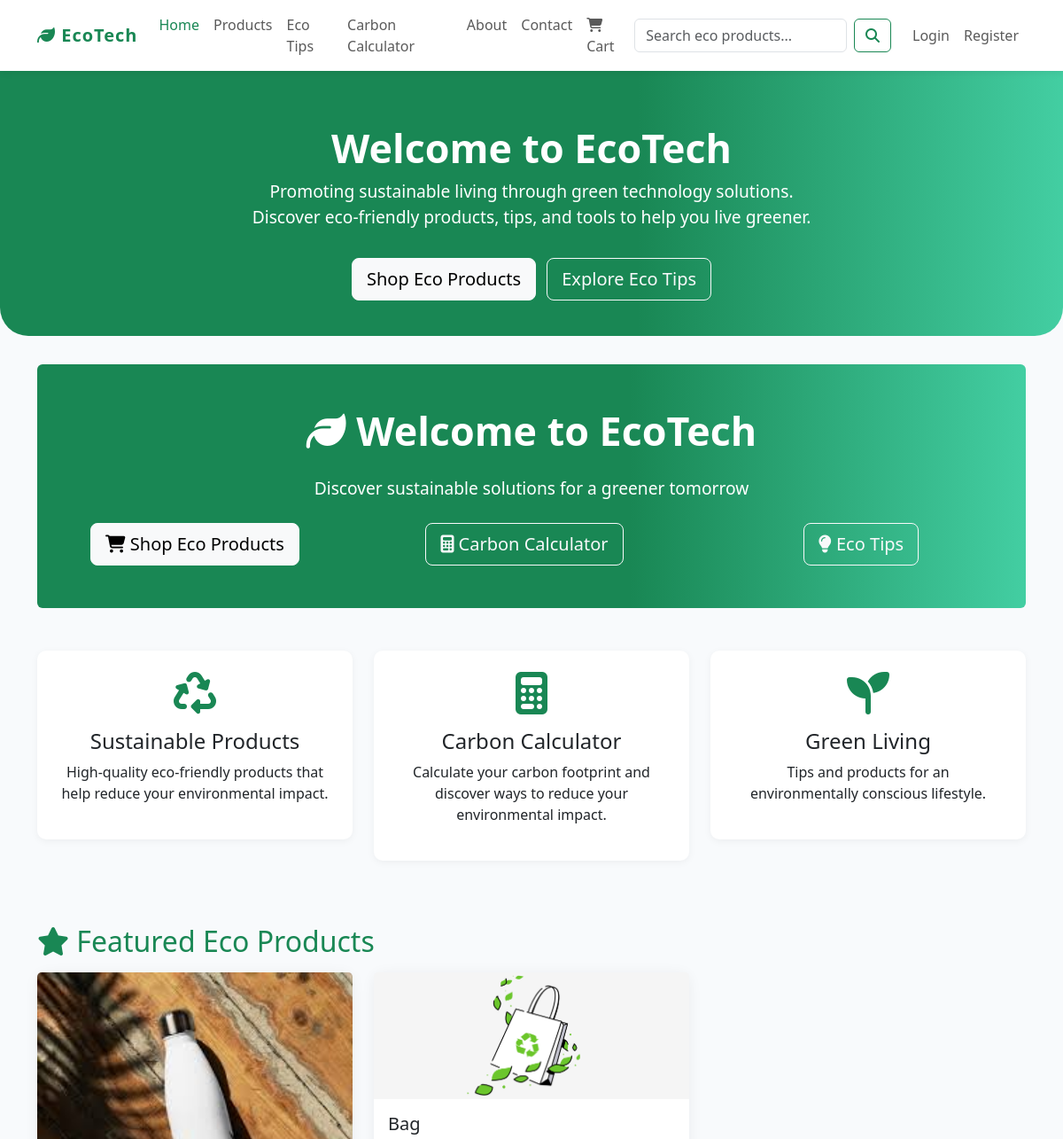
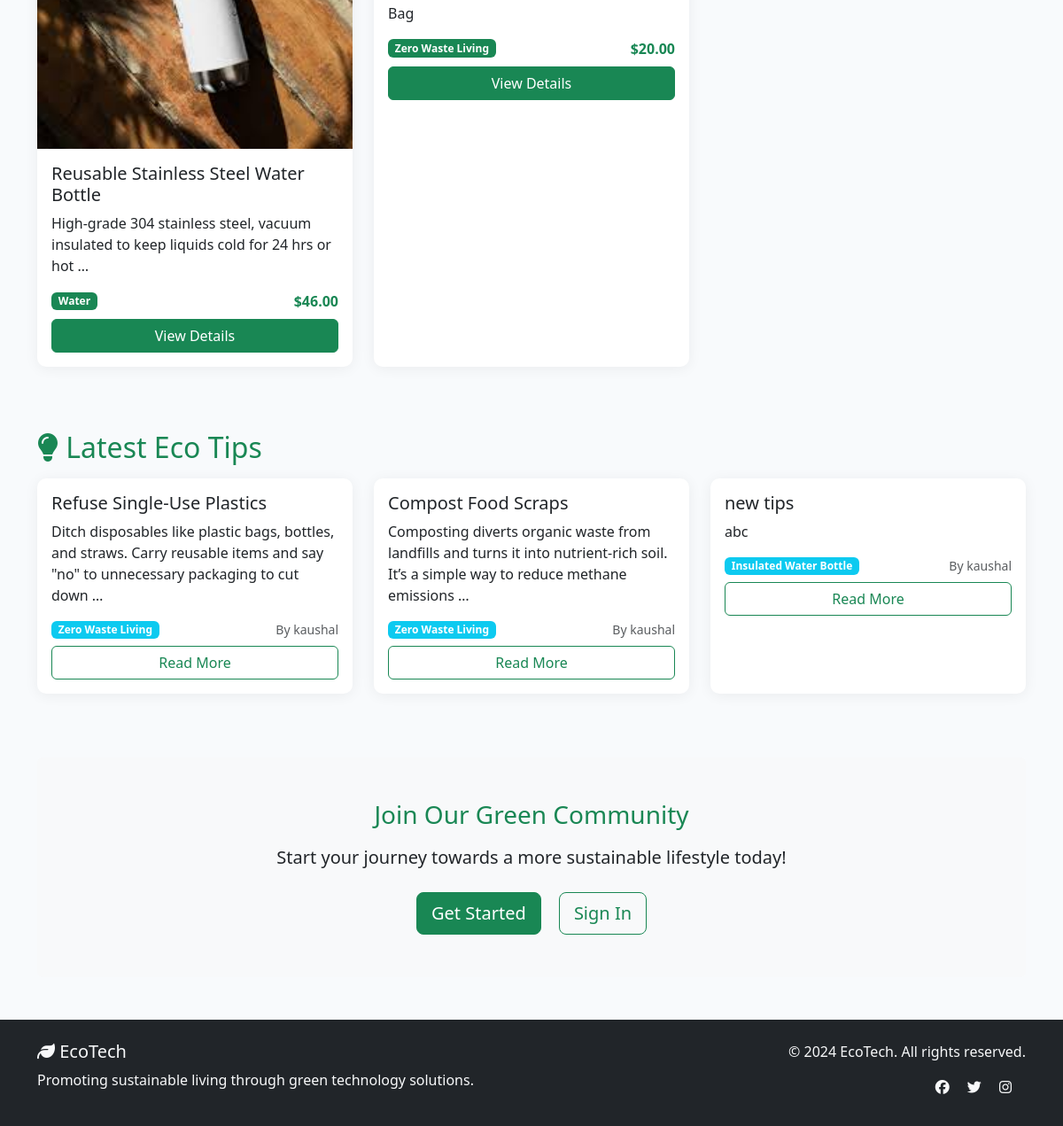
The page / on the database its author committed (2 pictures, top to bottom).
### env_app/models.py (models this page shows, shortened)
class EcoProduct(models.Model):
    name = models.CharField(max_length=200)
    description = models.TextField()
    price = models.DecimalField(max_digits=10, decimal_places=2)
    category = models.CharField(max_length=100)
    image = models.ImageField(upload_to='products/', null=True, blank=True)
    is_eco_friendly = models.BooleanField(default=True)
    created_at = models.DateTimeField(auto_now_add=True)

class EcoTip(models.Model):
    title = models.CharField(max_length=200)
    content = models.TextField()
    category = models.CharField(max_length=100)
    author = models.ForeignKey(User, on_delete=models.CASCADE)
    created_at = models.DateTimeField(auto_now_add=True)
    image = models.ImageField(upload_to='eco_tips/', null=True, blank=True)  # Now optional

### env_app/views.py (the view)
# urls.py: path('', HomeView.as_view(), name='home'),
class HomeView(TemplateView):
    template_name = 'home.html'
    def get_context_data(self, **kwargs):
        context = super().get_context_data(**kwargs)
        context['products'] = EcoProduct.objects.all()[:6]
        context['tips'] = EcoTip.objects.all()[:3]
        request = self.request
        if request.user.is_authenticated:
            UserHistory.objects.create(
                user=request.user,
                page_visited='Home',
                session_id=request.session.session_key
            )
        return context

### env_app/context_processors.py (called while the page is built)
def cart_count(request):
    cart = request.session.get('cart', {})
    count = sum(item['quantity'] for item in cart.values())
    return {'cart_count': count}

### templates/home.html (shortened to what this page needs)
{% extends 'base.html' %}
{% block content %}
<div class="hero-section text-center py-5 bg-success text-white rounded">
    <div class="container">
        <h1 class="display-4 mb-4">
            <i class="fas fa-leaf"></i> Welcome to EcoTech
        </h1>
        <p class="lead mb-4">Discover sustainable solutions for a greener tomorrow</p>
        <div class="row">
            <div class="col-md-4">
                <a href="{% url 'product_list' %}" class="btn btn-light btn-lg me-3">
                    <i class="fas fa-shopping-cart"></i> Shop Eco Products
                </a>
            </div>
            <div class="col-md-4">
                <a href="{% url 'sustainability_calculator' %}" class="btn btn-outline-light btn-lg me-3">
                    <i class="fas fa-calculator"></i> Carbon Calculator
                </a>
            </div>
            <div class="col-md-4">
                <a href="{% url 'eco_tips' %}" class="btn btn-outline-light btn-lg">
                    <i class="fas fa-lightbulb"></i> Eco Tips
                </a>
            </div>
        </div>
    </div>
</div>
<div class="row mt-5">
    <div class="col-md-4 text-center mb-4">
        <div class="feature-card p-4">
            <i class="fas fa-recycle fa-3x text-success mb-3"></i>
            <h4>Sustainable Products</h4>
            <p>High-quality eco-friendly products that help reduce your environmental impact.</p>
        </div>
    </div>
    <div class="col-md-4 text-center mb-4">
        <div class="feature-card p-4">
            <i class="fas fa-calculator fa-3x text-success mb-3"></i>
            <h4>Carbon Calculator</h4>
            <p>Calculate your carbon footprint and discover ways to reduce your environmental impact.</p>
        </div>
    </div>
    <div class="col-md-4 text-center mb-4">
        <div class="feature-card p-4">
            <i class="fas fa-seedling fa-3x text-success mb-3"></i>
            <h4>Green Living</h4>
            <p>Tips and products for an environmentally conscious lifestyle.</p>
        </div>
    </div>
</div>
<h2 class="mt-5 mb-3 text-success">
    <i class="fas fa-star"></i> Featured Eco Products
</h2>
<div class="row">
    {% for product in products %}
    <div class="col-md-4 mb-4">
        <div class="card h-100 product-card">
            {% if product.image %}
            <img src="{{ product.image.url }}" class="card-img-top" alt="{{ product.name }}">
            {% else %}
            <img src="/static/images/default-product.jpg" class="card-img-top" alt="Eco Product">
            {% endif %}
            <div class="card-body">
                <h5 class="card-title">{{ product.name }}</h5>
                <p class="card-text">{{ product.description|truncatewords:15 }}</p>
                <div class="d-flex justify-content-between align-items-center">
                    <span class="badge bg-success">{{ product.category }}</span>
                    <span class="text-success fw-bold">${{ product.price }}</span>
                </div>
                <a href="{% url 'product_detail' product.pk %}" class="btn btn-success mt-2 w-100">View Details</a>
            </div>
        </div>
    </div>
    {% empty %}
    <div class="col-12 text-center">
        <p class="text-muted">No products available at the moment.</p>
    </div>
    {% endfor %}
</div>
<h2 class="mt-5 mb-3 text-success">
    <i class="fas fa-lightbulb"></i> Latest Eco Tips
</h2>
<div class="row">
    {% for tip in tips %}
    <div class="col-md-4 mb-4">
        <div class="card h-100 tip-card">
            <div class="card-body">
                <h5 class="card-title">{{ tip.title }}</h5>
                <p class="card-text">{{ tip.content|truncatewords:20 }}</p>
                <div class="d-flex justify-content-between align-items-center">
                    <span class="badge bg-info">{{ tip.category }}</span>
                    <small class="text-muted">By {{ tip.author.username }}</small>
                </div>
                <a href="{% url 'eco_tips' %}" class="btn btn-outline-success mt-2 w-100">Read More</a>
            </div>
        </div>
    </div>
    {% empty %}
    <div class="col-12 text-center">
        <p class="text-muted">No tips available at the moment.</p>
    </div>
    {% endfor %}
</div>
<div class="row mt-5">
    <div class="col-12">
        <div class="bg-light p-5 rounded text-center">
            <h3 class="text-success mb-3">Join Our Green Community</h3>
            <p class="lead mb-4">Start your journey towards a more sustainable lifestyle today!</p>
            {% if not user.is_authenticated %}
            <a href="{% url 'register' %}" class="btn btn-success btn-lg me-3">Get Started</a>
            <a href="{% url 'login' %}" class="btn btn-outline-success btn-lg">Sign In</a>
            {% else %}
            <a href="{% url 'dashboard' %}" class="btn btn-success btn-lg me-3">Go to Dashboard</a>
            <a href="{% url 'upload' %}" class="btn btn-outline-success btn-lg">Share Your Story</a>
            {% endif %}
        </div>
    </div>
</div>
{% endblock %}

### templates/base.html (shortened to what this page needs)
<!DOCTYPE html>
<html lang="en">
<head>
    <link href="https://cdn.jsdelivr.net/npm/bootstrap@5.3.2/dist/css/bootstrap.min.css" rel="stylesheet">
    <link href="https://cdnjs.cloudflare.com/ajax/libs/font-awesome/6.4.2/css/all.min.css" rel="stylesheet">
    <link href="/static/css/style.css" rel="stylesheet">
</head>
<body>
    <nav class="navbar navbar-expand-lg navbar-light bg-white sticky-top" role="navigation" aria-label="Main navigation">
        <div class="container">
            <a class="navbar-brand text-success" href="{% url 'home' %}">
                <i class="fas fa-leaf"></i> EcoTech
            </a>
            <div class="collapse navbar-collapse" id="navbarNav">
                <ul class="navbar-nav me-auto mb-2 mb-lg-0" role="menubar">
                    <li class="nav-item" role="none">
                        <a class="nav-link {% if request.resolver_match.url_name == 'home' %}active{% endif %}" href="{% url 'home' %}" role="menuitem" {% if request.resolver_match.url_name == 'home' %}aria-current="page"{% endif %}>Home</a>
                    </li>
                    {% if user.is_authenticated %}
                        <li class="nav-item" role="none">
                            <a class="nav-link {% if request.resolver_match.url_name == 'product_list' %}active{% endif %}" href="{% url 'product_list' %}" role="menuitem" {% if request.resolver_match.url_name == 'product_list' %}aria-current="page"{% endif %}>Products</a>
                        </li>
                        <li class="nav-item" role="none">
                            <a class="nav-link {% if request.resolver_match.url_name == 'eco_tips' %}active{% endif %}" href="{% url 'eco_tips' %}" role="menuitem" {% if request.resolver_match.url_name == 'eco_tips' %}aria-current="page"{% endif %}>Eco Tips</a>
                        </li>
                        <li class="nav-item" role="none">
                            <a class="nav-link {% if request.resolver_match.url_name == 'sustainability_calculator' %}active{% endif %}" href="{% url 'sustainability_calculator' %}" role="menuitem" {% if request.resolver_match.url_name == 'sustainability_calculator' %}aria-current="page"{% endif %}>Carbon Calculator</a>
                        </li>
                    {% else %}
                        <li class="nav-item" role="none">
                            <a class="nav-link" href="{% url 'login' %}?next={% url 'product_list' %}" role="menuitem">Products</a>
                        </li>
                        <li class="nav-item" role="none">
                            <a class="nav-link" href="{% url 'eco_tips' %}" role="menuitem">Eco Tips</a>
                        </li>
                        <li class="nav-item" role="none">
                            <a class="nav-link" href="{% url 'login' %}?next={% url 'sustainability_calculator' %}" role="menuitem">Carbon Calculator</a>
                        </li>
                    {% endif %}
                    <li class="nav-item" role="none">
                        <a class="nav-link" href="{% url 'about' %}" role="menuitem">About</a>
                    </li>
                    <li class="nav-item" role="none">
                        <a class="nav-link" href="{% url 'contact' %}" role="menuitem">Contact</a>
                    </li>
                    <li class="nav-item" role="none">
                        <a class="nav-link position-relative" href="{% url 'cart_view' %}" role="menuitem" {% if request.resolver_match.url_name == 'cart_view' %}aria-current="page"{% endif %} aria-label="Shopping cart">
                            <i class="fas fa-shopping-cart" aria-hidden="true"></i> Cart
                        </a>
                    </li>
                </ul>
                <form class="d-flex me-3" method="GET" action="{% url 'search' %}" role="search" aria-label="Site search">
                    <input class="form-control me-2" type="search" name="q" placeholder="Search eco products..." aria-label="Search eco products">
                    <button class="btn btn-outline-success" type="submit">
                        <i class="fas fa-search" aria-hidden="true"></i>
                    </button>
                </form>
                <ul class="navbar-nav mb-2 mb-lg-0">
                    {% if user.is_authenticated %}
                        <li class="nav-item dropdown" role="none">
                            <a class="nav-link dropdown-toggle" href="#" id="navbarDropdown" role="button" data-bs-toggle="dropdown" aria-expanded="false">
                                <i class="fas fa-user" aria-hidden="true"></i> {{ user.username }}
                            </a>
                            <ul class="dropdown-menu" aria-labelledby="navbarDropdown">
                                <li><a class="dropdown-item" href="{% url 'dashboard' %}">Dashboard</a></li>
                                <li><a class="dropdown-item" href="{% url 'upload' %}">Upload</a></li>
                                <li><a class="dropdown-item" href="{% url 'history' %}">History</a></li>
                                <li><hr class="dropdown-divider"></li>
                                <li><a class="dropdown-item" href="{% url 'logout' %}">Logout</a></li>
                            </ul>
                        </li>
                    {% else %}
                        <li class="nav-item" role="none">
                            <a class="nav-link" href="{% url 'login' %}">Login</a>
                        </li>
                        <li class="nav-item" role="none">
                            <a class="nav-link" href="{% url 'register' %}">Register</a>
                        </li>
                    {% endif %}
                </ul>
            </div>
        </div>
    </nav>
    {% if request.resolver_match.url_name == 'home' %}
    <section class="hero-section text-center">
        <div class="container">
            <h1>Welcome to EcoTech</h1>
            <p>Promoting sustainable living through green technology solutions.<br>Discover eco-friendly products, tips, and tools to help you live greener.</p>
            <a href="{% url 'product_list' %}" class="btn btn-light btn-lg mt-3 me-2">Shop Eco Products</a>
            <a href="{% url 'eco_tips' %}" class="btn btn-outline-light btn-lg mt-3">Explore Eco Tips</a>
        </div>
    </section>
    {% endif %}
    <main class="container my-4" id="main-content" role="main" tabindex="-1">
        {% block content %}{% endblock %}
    </main>
    <footer class="bg-dark text-light py-4 mt-5" role="contentinfo">
        <div class="container">
            <div class="row">
                <div class="col-md-6">
                    <h5><i class="fas fa-leaf" aria-hidden="true"></i> EcoTech</h5>
                    <p>Promoting sustainable living through green technology solutions.</p>
                </div>
                <div class="col-md-6 text-md-end">
                    <p>&copy; 2024 EcoTech. All rights reserved.</p>
                    <div class="social-links">
                        <a href="#" class="text-light me-3 footer-link" aria-label="Facebook"><i class="fab fa-facebook" aria-hidden="true"></i></a>
                        <a href="#" class="text-light me-3 footer-link" aria-label="Twitter"><i class="fab fa-twitter" aria-hidden="true"></i></a>
                        <a href="#" class="text-light me-3 footer-link" aria-label="Instagram"><i class="fab fa-instagram" aria-hidden="true"></i></a>
                    </div>
                </div>
            </div>
        </div>
    </footer>
</body>
</html>

### static/css/style.css (style rules this page uses)
body { background-color: #f8f9fa; }
.feature-card { background: #fff; border-radius: 10px; box-shadow: 0 2px 8px rgba(0,0,0,0.05); }
.product-card, .tip-card { border-radius: 10px; box-shadow: 0 2px 8px rgba(0,0,0,0.07); }
.hero-section { background: linear-gradient(90deg, #43e97b 0%, #38f9d7 100%); }

### templates/base.html (style rules this page uses)
body { background: #f8fafc; }
.navbar { box-shadow: 0 2px 8px rgba(0,0,0,0.07); }
.navbar-brand { font-weight: bold; letter-spacing: 1px; }
.nav-link.active, .nav-link:hover { color: #198754 !important; }
.card { border: none; box-shadow: 0 2px 16px rgba(0,0,0,0.06); transition: transform 0.2s; }
.btn-success, .btn-primary { transition: background 0.2s, box-shadow 0.2s; }
.hero-section { background: linear-gradient(90deg, #198754 60%, #43cea2 100%); color: #fff; padding: 60px 0 40px 0; border-radius: 0 0 2rem 2rem; margin-bottom: 2rem; }
.hero-section h1 { font-size: 2.8rem; font-weight: 700; }
.hero-section p { font-size: 1.2rem; }

### rows shown on the page
EcoProduct: image (picture), name "Reusable Stainless Steel Water Bottle", description "High-grade 304 stainless steel, vacuum insulated to keep liquids cold for 24 hrs or hot …", category "Water", price "46.00"
EcoProduct: image (picture), name "Bag", description "Bag", category "Zero Waste Living", price "20.00"
EcoTip: title "Refuse Single-Use Plastics", content "Ditch disposables like plastic bags, bottles, and straws. Carry reusable items and say \"no\" to unnecessary packaging to cut down …", category "Zero Waste Living", author.username "kaushal"
EcoTip: title "Compost Food Scraps", content "Composting diverts organic waste from landfills and turns it into nutrient-rich soil. It’s a simple way to reduce methane emissions …", category "Zero Waste Living", author.username "kaushal"
EcoTip: title "new tips", content "abc", category "Insulated Water Bottle", author.username "kaushal"
